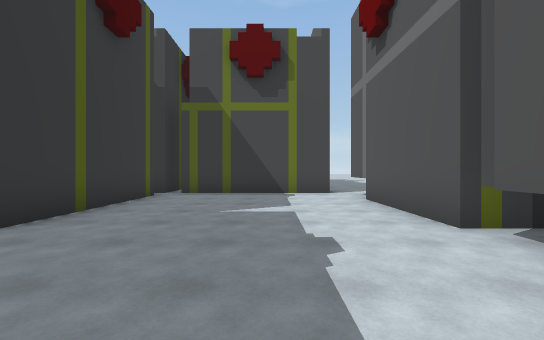
View 1 (above)

24 first-person views from a walk through a 3-D level made in the Unity game engine. The camera is 1.4 m above the floor, looks level and sees 90° across. The floor is counted in squares, 2 m on a side. Each view is taken from the middle of a square. On the plan, view 1 faces up. The plan holds only what a view shows up to about 9 squares ahead; the rest is blank. The place goes on beyond the plan.

View 2
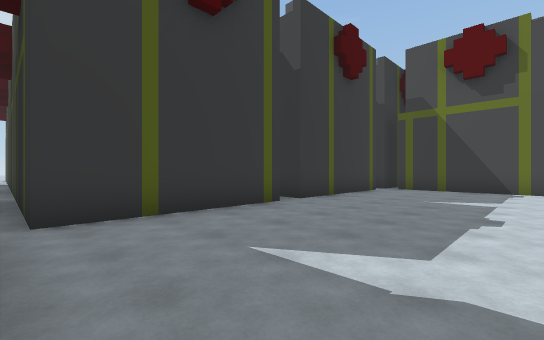

View 3
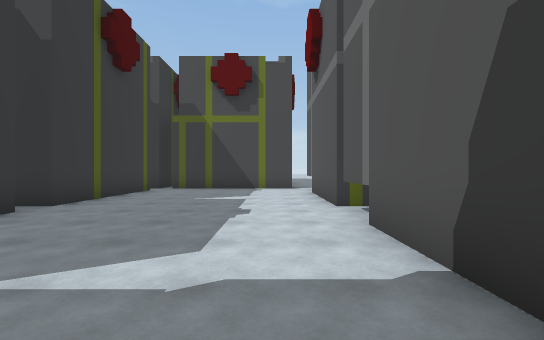

View 4
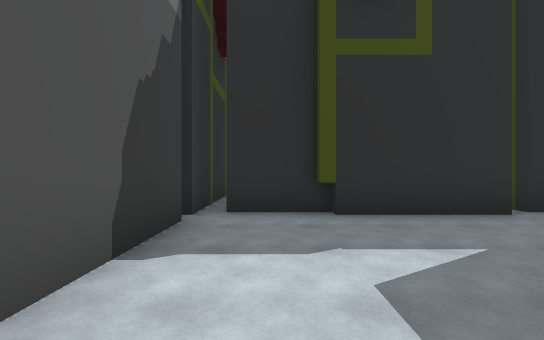

View 5
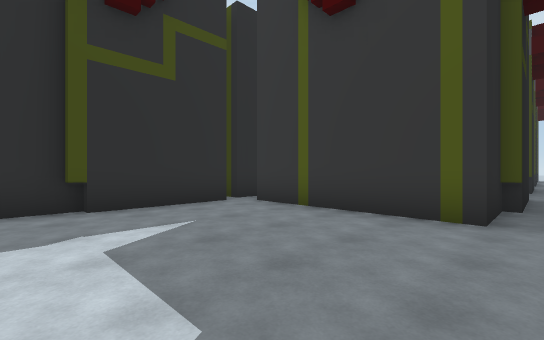

View 6
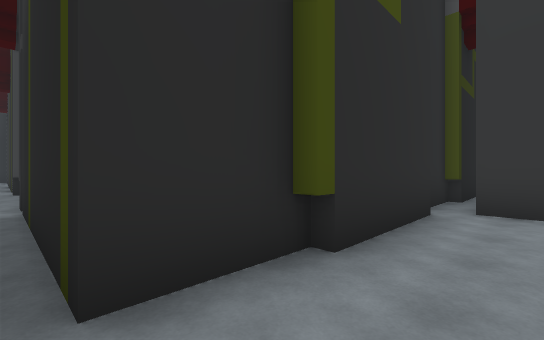

View 7
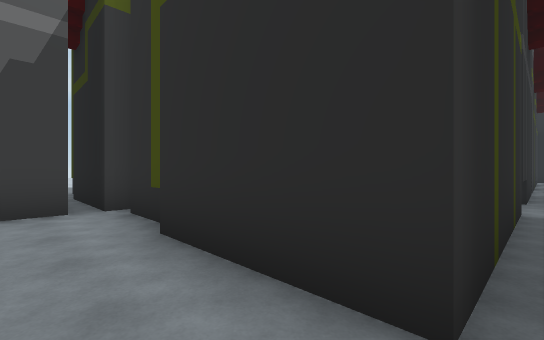

View 8
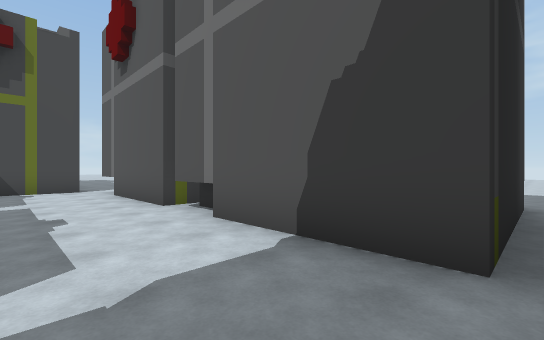

View 9
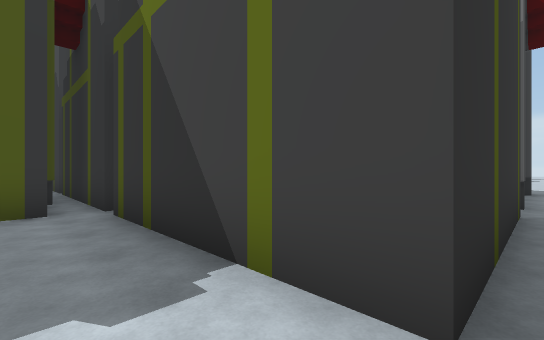

View 10
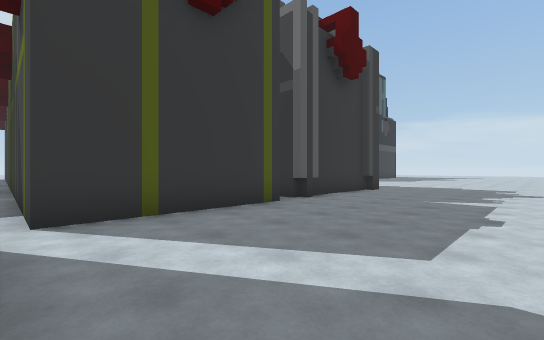

View 11
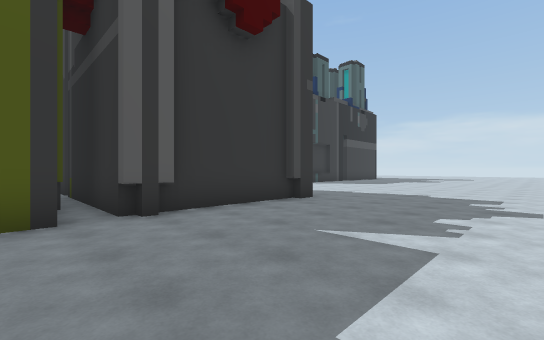

View 12
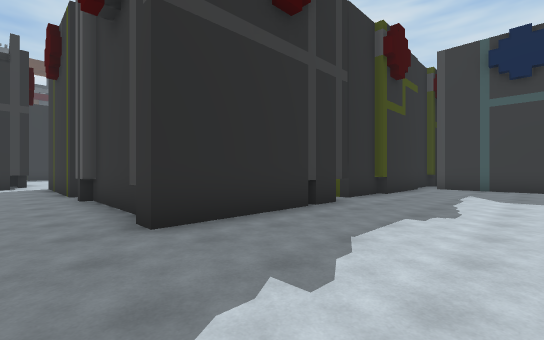

View 13
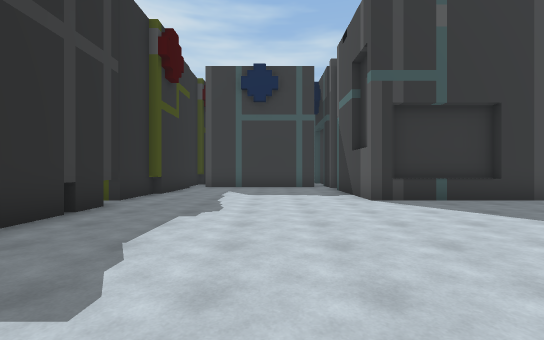

View 14
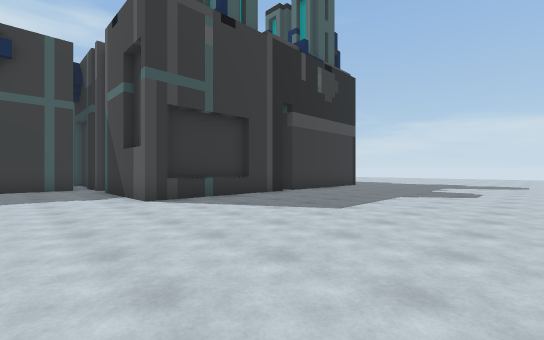

View 15
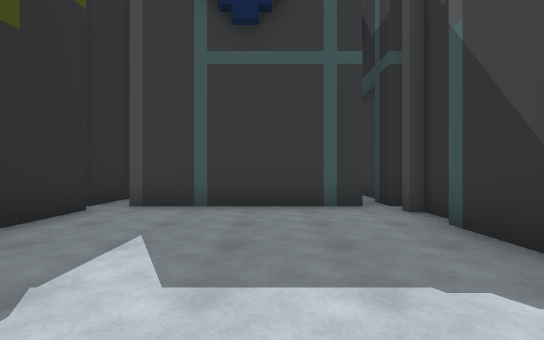

View 16
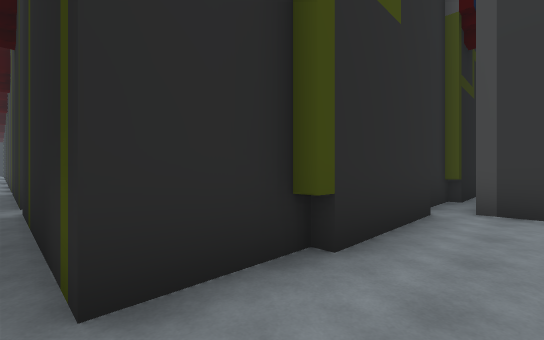

View 17
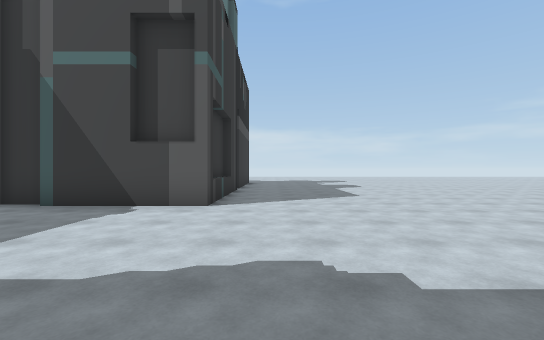

View 18
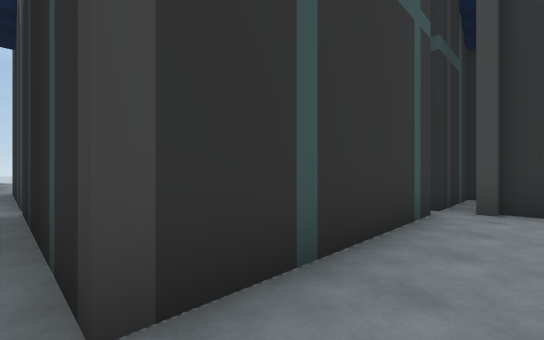

View 19
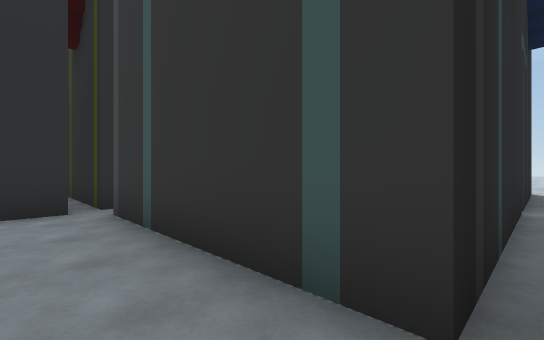

View 20
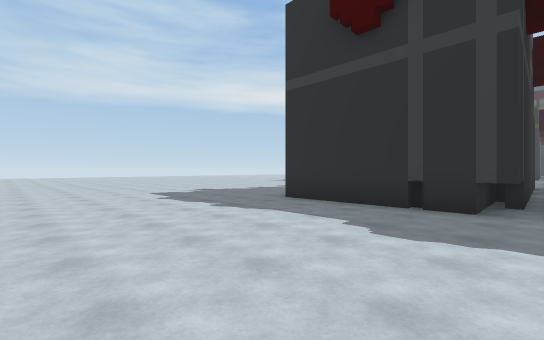

View 21
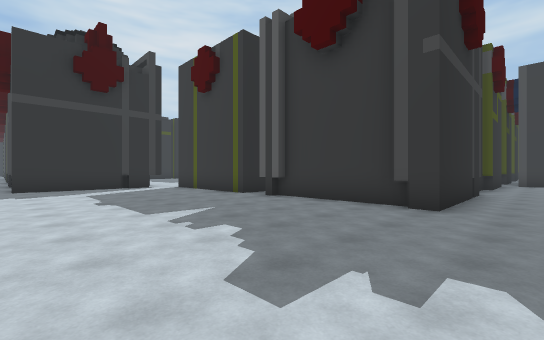

View 22
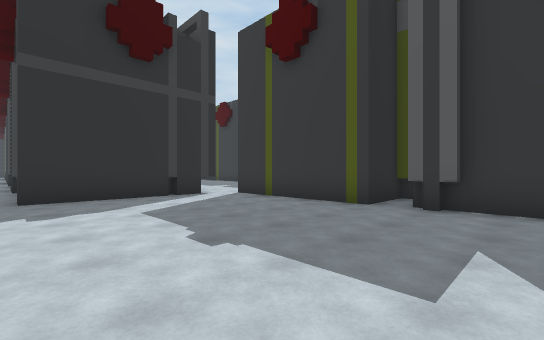

View 23
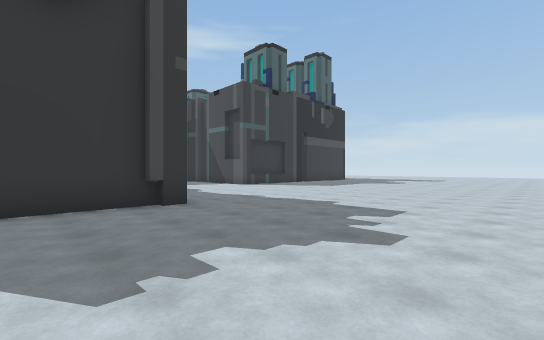

View 24
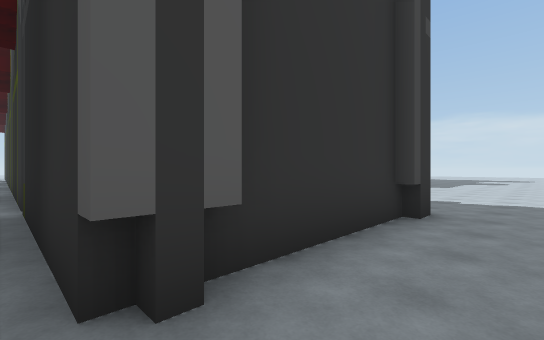

### Floor plan
Points are (right, up) in squares from view 1. A wall is a line through its corners. A room is listed if a view was taken in it or the views show most of it. See-through windows are left out.
Room 1 (views 1, 2, 3, 4, 5, 6, 7, 8, 9)
walls: (2.3, 3.3) (2.3, 7.8); (-4.9, 2.5) (-3.2, 2.5) (-3.2, -1.8) (-7.8, -1.8); (-0.1, -2.5) (1.8, -2.5) (1.8, -6.6); (2.3, -1.8) (2.3, 2.8); (-3.2, 7.6) (-3.2, 3.3) (-4, 3.3); (-5, -2.5) (-3.2, -2.5) (-3.2, -3); (-7.4, 2.8) (-4.9, 2.8); (0.6, 8.3) (-2.8, 8.3); (-3.2, 8.3) (-7.8, 8.3); (-6.8, -2.3) (-4.8, -2.3); (2.3, -5.5) (2.3, -2.3); (-2.8, -6.8) (-2.8, -2.3) (0.2, -2.3)
low walls: (2.8, 2.2) (2.8, 2.8)
ways out: opening at (1.5, 8) to room 2; opening at (-7, -2); opening at (-7, 3); opening at (-7, 8); opening at (-3, -6); opening at (-3, 8); opening at (2, -7); opening at (3, -2); opening at (3, 3)
Room 2 (views 10, 11, 12, 13, 14, 15, 16, 17, 18, 19, 20, 21, 22, 23, 24)
walls: (1.5, 17.2) (1.5, 13.8); (1.8, 14) (1.8, 13.3) (-2.8, 13.3) (-2.8, 17.8) (1.8, 17.8) (1.8, 17); (0, 12.5) (1.8, 12.5) (1.8, 8.3) (0.6, 8.3); (-5, 17.5) (-3.2, 17.5) (-3.2, 13.3); (-7.8, 17.8) (-4.8, 17.8); (-6.6, 23.5) (-7.5, 23.5); (-3.2, 26.5) (-3.2, 23.3) (-6.5, 23.3); (-3.5, 26.4) (-3.5, 23.9); (2.3, 7.8) (6.8, 7.8); (-10, 17.5) (-8.3, 17.5) (-8.3, 13.2); (-9.6, 23.5) (-10.6, 23.5); (-8.3, 25.8) (-8.3, 23.3) (-9, 23.3); (-11.8, 17.8) (-9.8, 17.8); (-12.8, 22.8) (-8.3, 22.8) (-8.3, 18.3) (-12.6, 18.3)
low walls: (-2.3, 16) (-2.3, 17.8); (-2.3, 15.4) (-2.3, 15.9)
ways out: opening at (1.5, 8) to room 1; opening at (-12, 18); opening at (-12, 23); opening at (-8, 14); opening at (-2.5, 13.5)

Where each view was taken, in squares from view 1:
view 1: 0 up, 0 right, facing up
view 2: 2 down, 1 right, facing up-left
view 3: 2 down, 1 right, facing up
view 4: 2 up, 1 right, facing down
view 5: 3 up, 1 right, facing down-left
view 6: 1 down, 2 right, facing down-left
view 7: 1 down, 3 left, facing down-right
view 8: 2 down, 0 right, facing up-right
view 9: 7 up, 2 right, facing up-left
view 10: 8 up, 6 right, facing up-left
view 11: 12 up, 6 right, facing up-left
view 12: 21 up, 3 right, facing down-left
view 13: 21 up, 3 right, facing left
view 14: 21 up, 3 right, facing up-left
view 15: 21 up, 3 left, facing left
view 16: 19 up, 3 left, facing down-left
view 17: 18 up, 2 left, facing up
view 18: 18 up, 7 left, facing up-left
view 19: 23 up, 7 left, facing down-left
view 20: 23 up, 3 left, facing down-right
view 21: 19 up, 7 right, facing down-left
view 22: 15 up, 7 right, facing down-left
view 23: 15 up, 7 right, facing up-left
view 24: 13 up, 3 right, facing up-left
